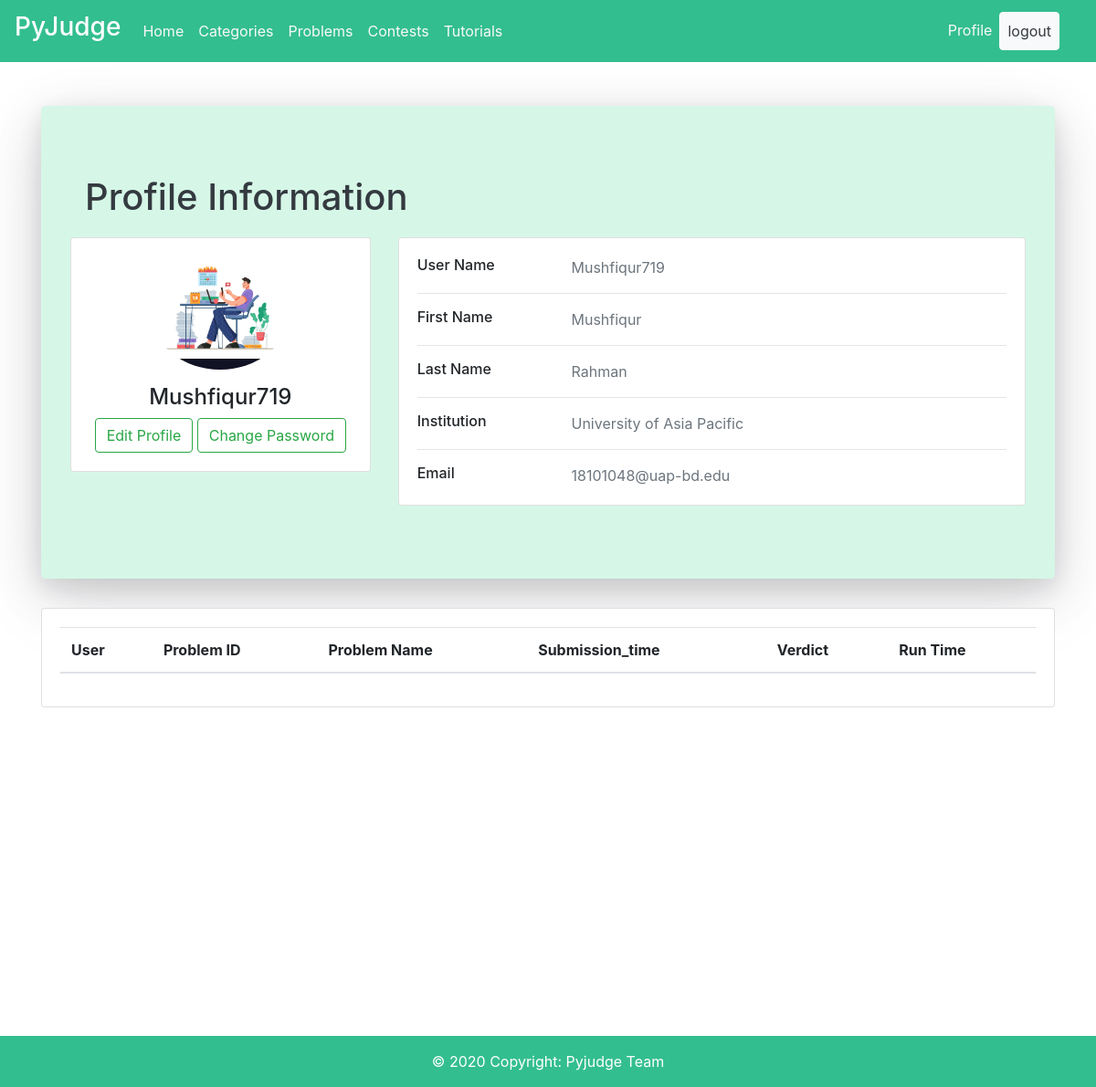
The page /profile/ (signed in) on the database as committed earlier.
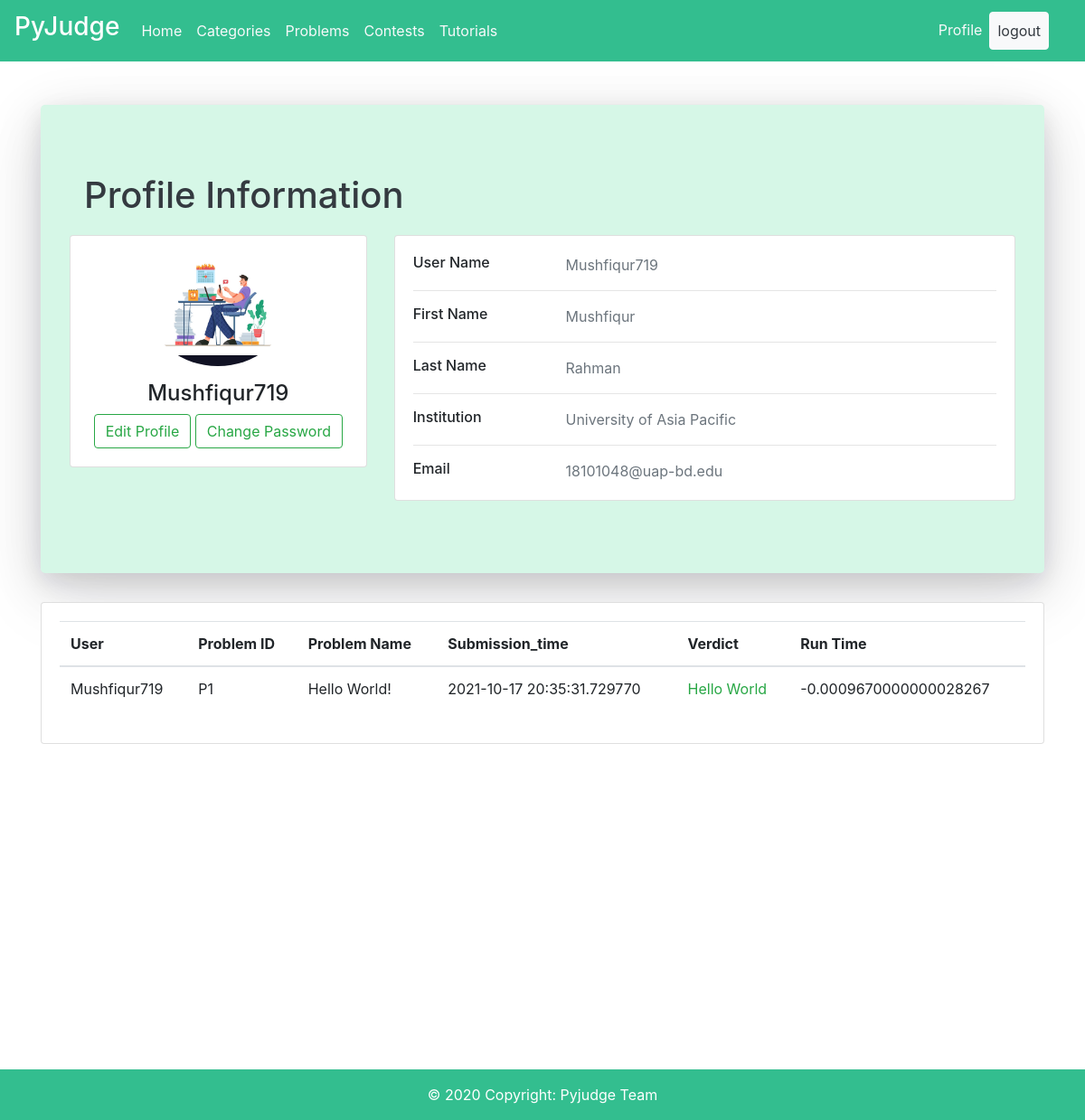
The same page on the database as committed later.
### Problems/models.py (models this page shows, shortened)
class Submissions(models.Model):
    user = models.CharField(max_length=100, unique=True)
    problem_id = models.CharField(max_length=100)
    problem_name = models.CharField(max_length=100)
    submission_time = models.CharField(max_length=100, unique=True)
    verdict = models.CharField(max_length=50)
    run_time = models.CharField(max_length=50)

### User/views.py (the view)
# urls.py: path('profile/', uviews.profile, name='profile'),
@login_required
def profile(request):
    submission_list = Submissions.objects.all().filter(user=request.user)
    context={
        "submission_list": submission_list,
    }
    return render(request, 'user/profile.html',context)

### Templates/User/profile.html (shortened to what this page needs)
{% extends 'User/base.html' %}
{% load crispy_forms_tags %}
{% block content %}
  <div class="container mt-5">
    <div class="main-body jumbotron" style="box-shadow: rgba(17, 17, 26, 0.1) 0px 8px 24px, rgba(17, 17, 26, 0.1) 0px 16px 56px, rgba(17, 17, 26, 0.1) 0px 24px 80px;background-color: #D6F7E7;">
      <nav class="navbar">
            <span class="text-dark py-1 h1">Profile Information</span>
          </nav>
          <div class="row gutters-sm">
            <div class="col-md-4 mb-3">
              <div class="card">
                <div class="card-body">
                  <div class="d-flex flex-column align-items-center text-center">
                    <img src="{{ user.profile.image.url }}" alt="Admin" class="rounded-circle" width="150">
                    <div class="mt-3">
                      <h4>{{user.username}}</h4>
                      <a class="btn btn-outline-success"href="{% url 'profile-update' %}">Edit Profile</a>
                      <a class="btn btn-outline-success"href="{% url 'change-password' %}">Change Password</a>
                    </div>
                  </div>
                </div>
              </div>
            </div>
            <div class="col-md-8">
              <div class="card mb-3">
                <div class="card-body">
                  <div class="row">
                    <div class="col-sm-3">
                      <h6 class="mb-0">User Name</h6>
                    </div>
                    <div class="col-sm-9 text-secondary">
                      {{user.username}}
                    </div>
                  </div>
                  <hr>
                  <div class="row">
                    <div class="col-sm-3">
                      <h6 class="mb-0">First Name</h6>
                    </div>
                    <div class="col-sm-9 text-secondary">
                      {{user.first_name}}
                    </div>
                  </div>
                  <hr>
                  <div class="row">
                    <div class="col-sm-3">
                      <h6 class="mb-0">Last Name</h6>
                    </div>
                    <div class="col-sm-9 text-secondary">
                      {{user.last_name}}
                    </div>
                  </div>
                  <hr>
                  <div class="row">
                    <div class="col-sm-3">
                      <h6 class="mb-0">Institution</h6>
                    </div>
                    <div class="col-sm-9 text-secondary">
                      {{user.profile.institution}}
                    </div>
                  </div>
                  <hr>
                  <div class="row">
                    <div class="col-sm-3">
                      <h6 class="mb-0">Email</h6>
                    </div>
                    <div class="col-sm-9 text-secondary">
                      {{user.email}}
                    </div>
                  </div>
                </div>
              </div>
            </div>
          </div>
    </div>
    <div class="card">
      <div class="card-body">
        <table class="table">
          <thead>
            <tr>
              <th scope="col">User</th>
              <th scope="col">Problem ID</th>
              <th scope="col">Problem Name</th>
              <th scope="col">Submission_time</th>
              <th scope="col">Verdict</th>
              <th scope="col">Run Time</th>
            </tr>
          </thead>
          <tbody>
            {% for submission in submission_list  %}
              <tr>
                <td>{{submission.user}}</td>
                <td>{{submission.problem_id}}</td>
                <td>{{submission.problem_name}}</td>
                <td>{{submission.submission_time}}</td>
                <td class="text-success">{{submission.verdict}}</td>
                <td>{{submission.run_time}}</td>
              </tr>
            {% endfor %}
          </tbody>
        </table>
      </div>
    </div>
  </div>
{% endblock %}

Rows that differ between the two databases and show on the page:
added Submissions: user "Mushfiqur719", problem_id "P1", problem_name "Hello World!", submission_time "2021-10-17 20:35:31.729770", verdict "Hello World", run_time "-0.0009670000000028267"
